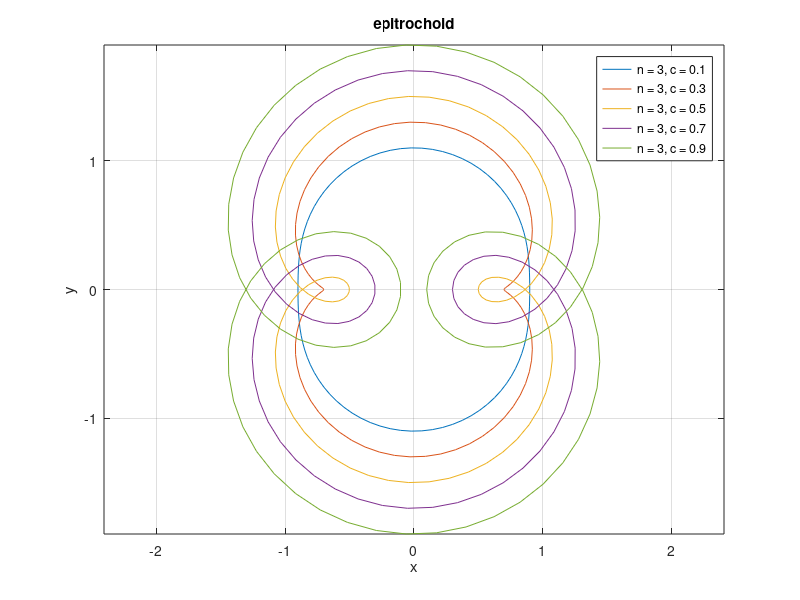

MATLAB code for this plot:
% epitrochoid
t = linspace(0,2*pi,100);
labels = {};
iter = 0;
hold off
for c = 0.1:0.2:1
for n = 3
    plot(cos(t)-c*cos(n*t),sin(t)-c*sin(n*t))
    hold on
    grid on
    axis equal
    xlabel('x')
    ylabel('y')
    iter = iter+1;
    labels{iter} = ['n = ' num2str(n) ', c = ' num2str(c)];
end
end
title('epitrochoid')
legend(labels)